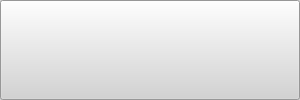
<?xml version="1.0" encoding="UTF-8"?>
<ui version="4.0">
 <class>PushUp</class>
 <widget class="QWidget" name="PushUp">
  <property name="windowModality">
   <enum>Qt::NonModal</enum>
  </property>
  <property name="geometry">
   <rect>
    <x>0</x>
    <y>0</y>
    <width>300</width>
    <height>100</height>
   </rect>
  </property>
  <property name="minimumSize">
   <size>
    <width>300</width>
    <height>100</height>
   </size>
  </property>
  <property name="maximumSize">
   <size>
    <width>300</width>
    <height>100</height>
   </size>
  </property>
  <property name="cursor">
   <cursorShape>ArrowCursor</cursorShape>
  </property>
  <property name="contextMenuPolicy">
   <enum>Qt::NoContextMenu</enum>
  </property>
  <property name="windowTitle">
   <string>Push</string>
  </property>
  <property name="windowOpacity">
   <double>0.900000000000000</double>
  </property>
  <property name="layoutDirection">
   <enum>Qt::LeftToRight</enum>
  </property>
  <property name="styleSheet">
   <string notr="true">background-color: rgb(211, 211, 211);
</string>
  </property>
  <property name="inputMethodHints">
   <set>Qt::ImhNone</set>
  </property>
  <widget class="QPushButton" name="MessagePush">
   <property name="geometry">
    <rect>
     <x>0</x>
     <y>0</y>
     <width>300</width>
     <height>100</height>
    </rect>
   </property>
   <property name="text">
    <string/>
   </property>
  </widget>
 </widget>
 <resources/>
 <connections/>
</ui>
